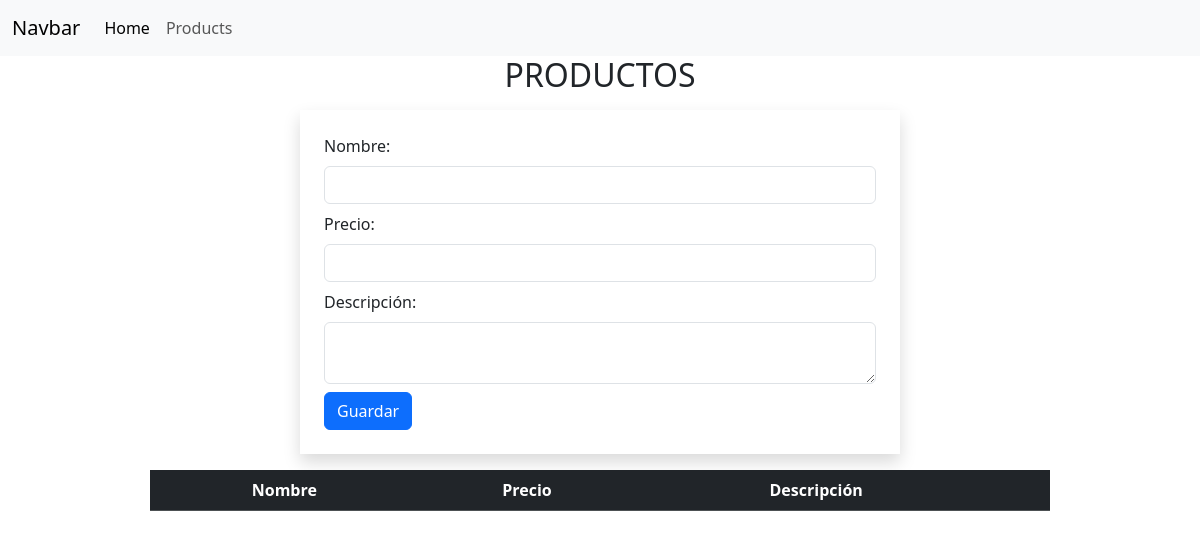
/productos, run on an earlier commit of the app's database.
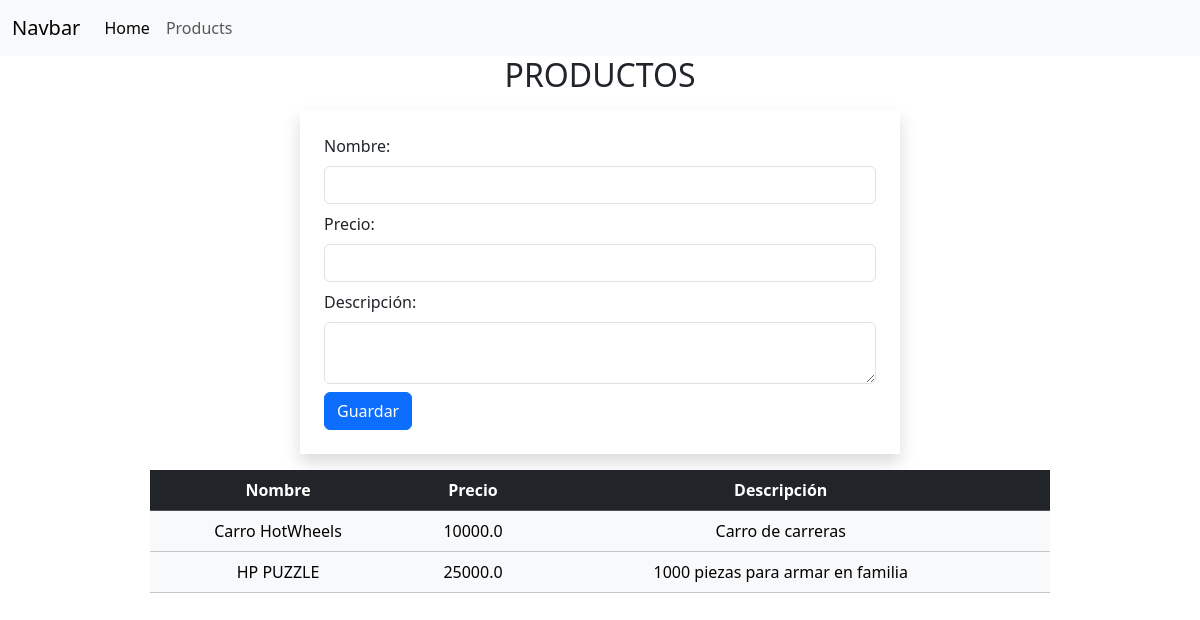
And on a later commit of the database.
### tienda/models.py (models this page shows)
class Productos(models.Model):
    nombre= models.CharField(max_length=30)
    precio=models.FloatField()
    description=models.CharField(max_length=200)

### tienda/views.py (the view)
# urls.py: path('productos', views.consulproducts, name="consultar"),
def consulproducts(request):
    productos= Productos.objects.all()
    return render(request, "productos.html", {
        'productos': productos
    })

### tienda/templates/productos.html (shortened to what this page needs)
{%  extends 'plantilla.html'%}
{% block content %}
    <h2 class="text-center">PRODUCTOS</h2>
    <form class="w-50 shadow mx-auto p-4 m-3" method="post" action="productos/guardar">
        Nombre: <input type="text" name="nombre" class="form-control my-2" required/>
        Precio: <input type="number" name="precio" class="form-control my-2" required />
        Descripción:
        <textarea class="form-control my-2" name="description">
        </textarea>
        <input type="submit" value="Guardar" class="btn btn-primary"/>
    </form>
    <table class="table table-light w-75 mx-auto text-center">
        <tr class= "table-dark">
            <th>Nombre</th>
            <th>Precio</th>
            <th>Descripción</th>
            <th></th>
        </tr>
        {% for producto in productos%}
            <tr>
                  <td>{{producto.nombre}}</td>
                  <td>{{producto.precio}}</td>
                  <td>{{producto.description}}</td>
                  <td></td>
            </tr>
    {% endfor %}
    </table>
{%endblock%}

What changed in the data, as far as the page shows it:
added Productos: nombre "Carro HotWheels", precio "10000.0", description "Carro de carreras"
added Productos: nombre "HP PUZZLE", precio "25000.0", description "1000 piezas para armar en familia"
